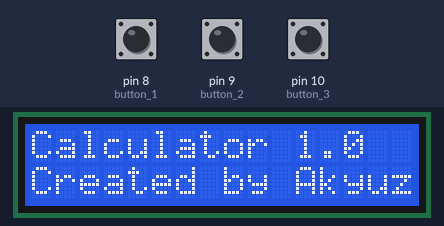
Recording of a sketch running on a simulated Arduino Uno, built with avr-gcc and run on an emulated ATmega328P. Shown: 16×2 character LCD. Inputs (shaded band) come from the test bench; at power-on: pin 9 (button_2) LOW, pin 8 (button_1) LOW, pin 10 (button_3) LOW. What the sketch prints to the serial monitor is not drawn.

Above: at 3.7 s.
3.8 s: pin 9 (button_2) pulled HIGH for 0.15 s
At 5.0 s:
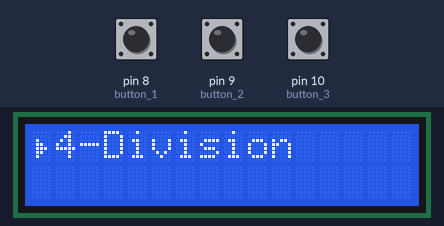
5.4 s: pin 8 (button_1) pulled HIGH for 0.15 s
At 6.3 s:
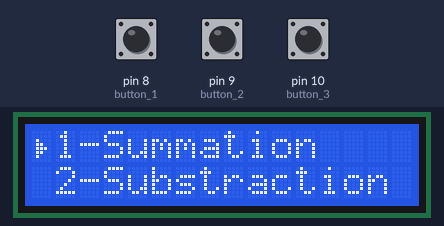
7.0 s: pin 10 (button_3) pulled HIGH for 1 s
At 8.3 s:
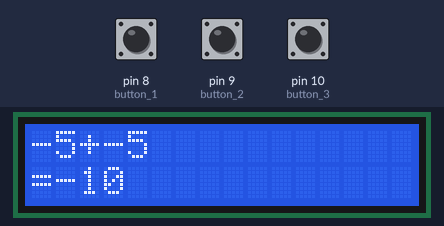
9.5 s: pin 9 (button_2) pulled HIGH for 1 s
At 9.66 s:
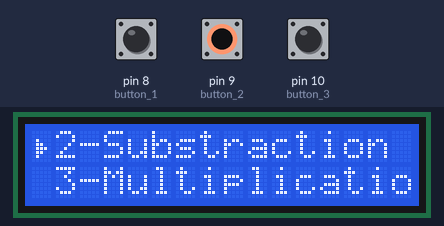
Timing chart, 0 to 11.8 s (numbered marks = the images above; inputs shaded):
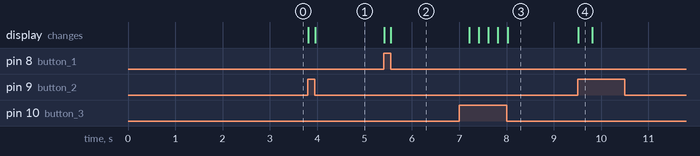

Measured:
- after the input at 3.8 s, the display: first changes at once (image 1 shows a later state)
- after the input at 5.4 s, the display: first changes at once (image 2 shows a later state)
- after the input at 7.0 s, the display: first changes after 0.21 s (image 3 shows a later state)
- after the input at 9.5 s, the display: changes at once (image 4)

The sketch:

sketch_jan29a.ino
```cpp
#include <LiquidCrystal.h>

LiquidCrystal lcd(12,11,6,5,4,3);

int button_1 = 8;
int button_2 = 9;
int button_3 = 10;
int value1 = 0;
int value2 = 0;
int value3 = 0;

byte arrow[8] =
{
 B00000, B00000, B01000, B01100, B01110, B01100, B01000, B00000
};

char* options[] = {"Summation", "Substraction", "Multiplication", "Division"};
#define num_options 4

int position= -1;

void setup() {
  Serial.begin(9600);

  lcd.begin(16,2);

  lcd.createChar(byte(0), arrow);

  lcd.setCursor(0,0);
  lcd.print("Calculator 1.0");
  lcd.setCursor(0,1);
  lcd.print("Created by Akyuz");
  delay(2500);


  pinMode(button_1, INPUT);
  pinMode(button_2, INPUT);
  pinMode(button_3, INPUT);
}

void loop() {
  value1 = digitalRead(button_1);
  value2 = digitalRead(button_2);
  value3 = digitalRead(button_3);
  Serial.println(position);
  if (value1 == HIGH) {
    position--;
    homeScreen();
  }
  if (value2 == HIGH) {
    position++;
    homeScreen();
  }
  if (value3 == HIGH) {
      if ( position == 0) {
        sum();
      }
    }
 }


void homeScreen() {
  lcd.clear();
  lcd.setCursor(0,0);

  // make sure cursor position is legal
  if (position<0) position=0;
  if (position>num_options-1) position = num_options-1;

  // write current selection and next option if there is another option
  lcd.write(byte(0)); //arrow character
  lcd.print(position+1);
  lcd.print("-");
  lcd.print(options[position]);
  if (position < num_options-1) {
    lcd.setCursor(0,1);
    lcd.print(" ");
    lcd.print(position+2);
    lcd.print("-");
    lcd.print(options[position+1]);
  }
}


int n_1 = 0;
int n_2 = 0;
void sum() {
  value1 = digitalRead(button_1);
  value2 = digitalRead(button_2);
  value3 = digitalRead(button_3);
  if (value1 == HIGH) {
    lcd.setCursor(0,0);
    lcd.print("First integer:");
    lcd.setCursor(0,1);
    lcd.print(n_1);
    n_1++;
    }
  delay(200);
  if (value2 == HIGH) {
    lcd.clear();
    lcd.setCursor(0,0);
    lcd.print("Second integer:");
    lcd.setCursor(0,1);
    lcd.print(n_2);
    n_2++;
    }
  if (value3 == HIGH) {
    n_1--;
    n_2--;
    lcd.clear();
    lcd.setCursor(0,0);
    lcd.print(n_1);
    lcd.print("+");
    lcd.print(n_2);
    lcd.setCursor(0,1);
    lcd.print("=");
    lcd.setCursor(1,1);
    lcd.print(n_1+n_2);
  }
}
```
